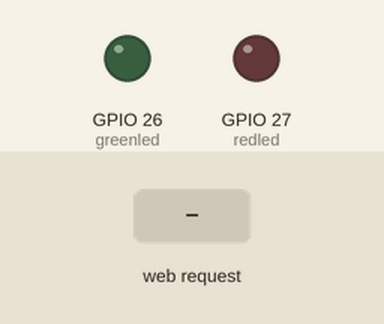
This program was run on a simulated ESP32. On the bench: output pins drawn as LEDs (lit = HIGH). The inputs (shaded band) are chosen by the test bench. WiFi joins after 1.5 s; servers stay silent unless stated; what the program prints to the serial monitor is not drawn.

Above: at 2.7 s.
2.8 s: HTTP request GET /green/on received
At 4.0 s:
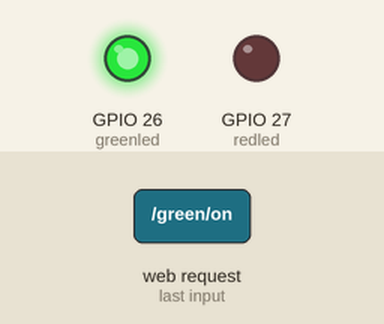
4.3 s: HTTP request GET /red/on received
At 5.3 s:
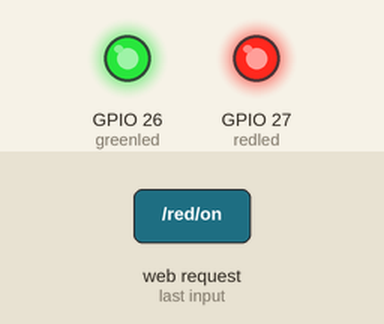
5.8 s: HTTP request GET /green/off received
At 6.5 s:
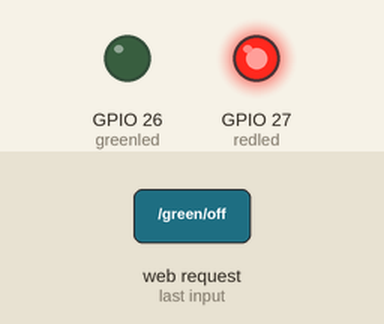
Timing chart, 0 to 8.8 s (numbered marks = the images above; inputs shaded):
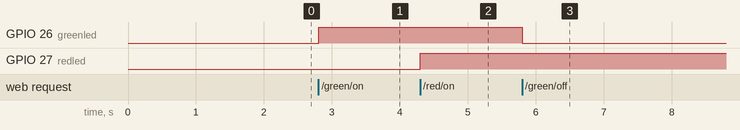

The program:

main.cpp
```cpp
#include <Arduino.h>
#include <WiFi.h>

// Replace with your network credentials
const char* ssid = "Redmi";
const char* password = "12345678";

// Set web server port number to 80
WiFiServer server(80);

// Variable to store the HTTP request String header;
String header;

// Declare the pins to which the LEDs are connected
int greenled = 26;
int redled = 27;

String greenstate = "OFF";// state of green LED
String redstate = "OFF";// state of red LED

//NTC
int ThermistorPin = A0;
int Vo;
float R1 = 10000;
float logR2, R2, T, Tc, Tf;
float c1 = 1.009249522e-03, c2 = 2.378405444e-04, c3 = 2.019202697e-07;
String TempC ="0";

void setup() {
  Serial.begin(115200);
 // Set the pinmode of the pins to which the LEDs are connected and turn them low to prevent flunctuations
  pinMode(ThermistorPin, INPUT);
  pinMode(greenled, OUTPUT);
  pinMode(redled, OUTPUT);
  digitalWrite(greenled, LOW);
  digitalWrite(redled, LOW);
  //connect to access point
  WiFi.begin(ssid, password);
  Serial.print("Connecting to ");
  Serial.println(ssid);
  while (WiFi.status() != WL_CONNECTED) {
    delay(500);
    Serial.print(".");
  }
  // Print local IP address and start web server
  Serial.println("");
  Serial.println("WiFi connected.");
  Serial.println("IP address: ");
  Serial.println(WiFi.localIP());// this will display the Ip address of the Pi which should be entered into your browser
  server.begin();
}

void loop(){
  WiFiClient client = server.available();   // Listen for incoming clients

  if (client) {                             // If a new client connects,
    String currentLine = "";                // make a String to hold incoming data from the client
    while (client.connected()) {            // loop while the client's connected
      if (client.available()) {             // if there's bytes to read from the client,
        char c = client.read();             // read a byte, then
        Serial.write(c);                    // print it out the serial monitor
        header += c;
        if (c == '\n') {                    // if the byte is a newline character
          // if the current line is blank, you got two newline characters in a row.
          // that's the end of the client HTTP request, so send a response:
          if (currentLine.length() == 0) {
            // HTTP headers always start with a response code (e.g. HTTP/1.1 200 OK)
            // and a content-type so the client knows what's coming, then a blank line:
            client.println("HTTP/1.1 200 OK");
            client.println("Content-type:text/html");
            client.println("Connection: close");
            client.println();

            // turns the GPIOs on and off
            if (header.indexOf("GET /green/on") >= 0) {
              Serial.println("green on");
              greenstate = "ON";
              digitalWrite(greenled, HIGH);
            } else if (header.indexOf("GET /green/off") >= 0) {
              Serial.println("green off");
              greenstate = "OFF";
              digitalWrite(greenled, LOW);
            } else if (header.indexOf("GET /red/on") >= 0) {
              Serial.println("red on");
              redstate = "ON";
              digitalWrite(redled, HIGH);
            } else if (header.indexOf("GET /red/off") >= 0) {
              Serial.println("red off");
              redstate = "OFF";
              digitalWrite(redled, LOW);
            }

            else if (header.indexOf("GET /") >= 0) {
               //NTC
                Vo = analogRead(ThermistorPin);
                R2 = R1 * (4095.0 / (float)Vo - 1.0);
                logR2 = log(R2);
                T = (1.0 / (c1 + c2*logR2 + c3*logR2*logR2*logR2));
                Tc = T - 273.15;
                Tf = (Tc * 9.0)/ 5.0 + 32.0;
                TempC = String(Tc);}

            // Edit Display the HTML web page
            client.println("<!DOCTYPE html>");
            client.println("<html>");
            //head.begin
            client.println("<head>");
            client.println("<title>WEB SERVER CONTROL</title>");
            //--CSS--
            client.println("<style>");
            //html
            client.println("html {");
            client.println("font-family: Helvetica,Arial,sans-serif;");
            client.println("display: inline-block;");
            client.println("margin: 0px auto;");
            client.println("text-align:center;");
            client.println("background-image: linear-gradient(to bottom right, #2a93d5, #ffffff);");
            client.println("}");

            //Button
            client.println("button {");
            client.println("background-color: #b0d12a;");
            client.println("border: 2px solid #422800;");
            client.println("border-radius: 30px;");
            client.println("box-shadow: #422800 4px 4px 0 0;");
            client.println("color: #422800;");
            client.println("cursor: pointer;");
            client.println("display: inline-block;");
            client.println("font-weight: 600;");
            client.println("font-size: 18px;");
            client.println("padding: 0px 50px;");
            client.println("line-height: 50px;");
            client.println("text-align: center;");
            client.println("text-decoration: none;");
            client.println("user-select: none;");
            client.println("-webkit-user-select: none;");
            client.println("touch-action: manipulation;");
            client.println("}");
            //button2
            client.println(".button2 {");
            client.println("background-color: #b92e34;");
            client.println("}");
            //div
            client.println("div {");
            client.println("font-family:Helvetica;");
            client.println("font-size: 60px;");
            client.println("line-height: .93;");
            client.println("letter-spacing: -0.015em;");
            client.println("text-align: left;");
            client.println("position: relative;");
            client.println("top:-50px;");
            client.println("left: 100px;");
            client.println("width:100%;");
            client.println("height: 100%;");
            client.println("}");
            //table
            client.println("table{");
            client.println("width: 900px;");
            client.println("height: -300px;");
            client.println("}");
            //div1
            client.println("div1{");
            client.println("font-size: 35px;");
            client.println("line-height: .93;");
            client.println("font-weight: 600;");
            client.println("letter-spacing: -0.015em;");
            client.println("text-align: left;");
            client.println("position: relative;");
            client.println("top:-50px;");
            client.println("left: -100px;");
            client.println("width:100%;");
            client.println("height: 100%;");
            client.println("</style>");
            client.println("</head>");
            //head.end

            //body.begin
            client.println("<body>");
            //div
            client.println("<div>");
            client.println("<h1>Smart<br>Home Control</h1> ");
            client.println("<div>");

            client.println("<br> ");

            //div1
            client.println("<div1>");
            client.println("<table>");
            client.println("<thead> ");
            client.println("<tr> ");
            client.println("<td><p>Switch 1 - " + greenstate + "</p></td> ");
            client.println("<td><p>Switch 2 - " + redstate + "</p></td> ");
            client.println("<td>Temperature(C)</td> ");
            client.println("</tr> ");
            client.println("</thead> ");
            client.println("<tbody> ");
            client.println("<tr style=\"position:relative;left:55px;\"> ");

             // Display current state, and ON/OFF buttons for GPIO 26
             if (greenstate == "OFF") {
            client.println("<td><p><a href=\"/green/on\"><button class=\"button\">ON</button></a></p></td>");
             } else {
              client.println("<td><p><a href=\"/green/off\"><button class=\"button button2\">OFF</button></a></p></td>");
             }

             // Display current state, and ON/OFF buttons for GPIO 27
             if (redstate == "OFF") {
            client.println("<td><p><a href=\"/red/on\"><button class=\"button\">ON</button></a></p></td> ");
             } else {
              client.println("<td><p><a href=\"/red/off\"><button class=\"button button2\">OFF</button></a></p></td> ");
             }
             // Measure Temperature
            client.print("<td>");
            client.print(TempC);
            client.println("</td> ");
            client.println("</tr> ");
            client.println("</tbody> ");
            client.println("</table> ");
            client.println("</div1> ");
            client.println("<br> ");

            client.println("</body>");
            client.println("</html>");
            // The HTTP response ends with another blank line
            client.println();
            // Break out of the while loop
            break;
          } else { // if you got a newline, then clear currentLine
            currentLine = "";
          }
        } else if (c != '\r') {  // if you got anything else but a carriage return character,
          currentLine += c;      // add it to the end of the currentLine
        }
      }
    }
    // Clear the header variable
    header = "";
    // Close the connection
    client.stop();
    Serial.println("Client disconnected.");
    Serial.println("");
    Serial.println(Tc);

  }
}
```

Measured:
- after the input at 2.8 s, GPIO 26 (greenled): LOW → HIGH at once
- after the input at 4.3 s, GPIO 27 (redled): LOW → HIGH at once
- after the input at 5.8 s, GPIO 26 (greenled): HIGH → LOW at once
